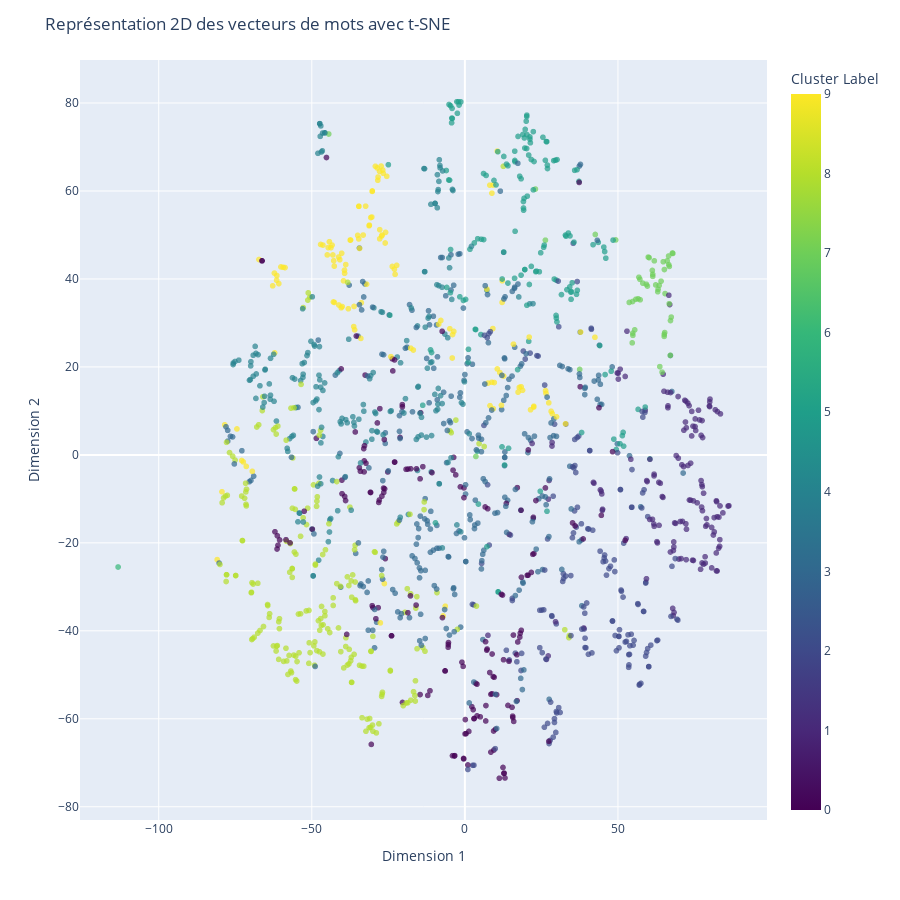

This figure's notebook cell:
### Markdown cell above
Voyager leger / booster les vacances en camping car

### Code cell
# Créer un graphique dynamique avec Plotly
fig = px.scatter(df_final[['content', 'embedding_prop_x', 'embedding_prop_y', 'cluster_label']], 
                 x='embedding_prop_x', 
                 y='embedding_prop_y', 
                 hover_name='content', 
                 color='cluster_label', 
                 color_continuous_scale='Viridis',  # Choisir une palette de couleurs
                 range_color=[0, df_final['cluster_label'].max()],  # Définir la plage de couleurs en fonction des étiquettes de cluster
                 labels={'cluster_label': 'Cluster Label'},  # Renommer l'étiquette de la légende
                 color_continuous_midpoint=int(df_final['cluster_label'].max() / 2),  # Point médian de la palette de couleurs
                 opacity=0.7)  # Opacité des points

fig.update_traces(textposition='top center', showlegend=False)
fig.update_layout(title='Représentation 2D des Clusters de Phrases',
                  xaxis=dict(title='Dimension 1'),
                  yaxis=dict(title='Dimension 2'),
                  hoverlabel=dict(font_size=16),  # Ajuster la taille de la police pour l'étiquette de survol
                  width=900,  # Largeur de la figure en pixels
                  height=900)  # Hauteur de la figure en pixels)

fig.show()

### Figure 1 — Plotly figure (JSON) as saved in the notebook; plotly's stock layout.template omitted (floating-point values rounded to 4 significant figures; data arrays with more than 128 entries replaced by an {"elided": "..."} marker saying what was removed)
{"data": [{"hovertemplate": "<b>%{hovertext}</b><br><br>embedding_prop_x=%{x}<br>embedding_prop_y=%{y}<br>Cluster Label=%{marker.color}<extra></extra>", "hovertext": {"elided": "1493 str values"}, "legendgroup": "", "marker": {"color": {"elided": "1493 int values"}, "coloraxis": "coloraxis", "opacity": 0.7, "symbol": "circle"}, "mode": "markers", "name": "", "showlegend": false, "textposition": "top center", "type": "scattergl", "x": {"elided": "1493 float values"}, "xaxis": "x", "y": {"elided": "1493 float values"}, "yaxis": "y"}], "layout": {"coloraxis": {"cmax": 9, "cmid": 4, "cmin": 0, "colorbar": {"title": {"text": "Cluster Label"}}, "colorscale": [[0, "#440154"], [0.1111, "#482878"], [0.2222, "#3e4989"], [0.3333, "#31688e"], [0.4444, "#26828e"], [0.5556, "#1f9e89"], [0.6667, "#35b779"], [0.7778, "#6ece58"], [0.8889, "#b5de2b"], [1, "#fde725"]]}, "height": 900, "hoverlabel": {"font": {"size": 16}}, "legend": {"tracegroupgap": 0}, "margin": {"t": 60}, "title": {"text": "Représentation 2D des vecteurs de mots avec t-SNE"}, "width": 900, "xaxis": {"anchor": "y", "domain": [0, 1], "title": {"text": "Dimension 1"}}, "yaxis": {"anchor": "x", "domain": [0, 1], "title": {"text": "Dimension 2"}}}}
